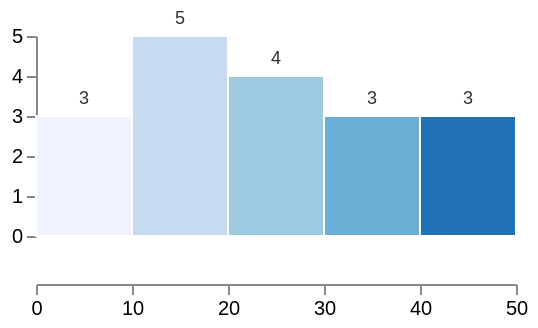

Vega-Lite specification for this chart:
### Vega specification from a JSON file in a GitHub repository (floating-point values rounded to 4 significant figures)
{"$schema": "https://vega.github.io/schema/vega/v6.json", "description": "The bin transform feeding a bin-ordinal colour scale: the bins the transform chose are the same numbers the scale cuts on, so the histogram's colours and its bars cannot disagree.", "width": 240, "height": 120, "padding": 5, "data": [{"name": "table", "values": [{"v": 3}, {"v": 7}, {"v": 8}, {"v": 12}, {"v": 14}, {"v": 15}, {"v": 16}, {"v": 19}, {"v": 22}, {"v": 23}, {"v": 24}, {"v": 28}, {"v": 31}, {"v": 33}, {"v": 38}, {"v": 41}, {"v": 44}, {"v": 47}]}, {"name": "binned", "source": "table", "transform": [{"type": "bin", "field": "v", "extent": [0, 50], "maxbins": 5}, {"type": "aggregate", "groupby": ["bin0", "bin1"], "ops": ["count"], "as": ["n"]}]}], "scales": [{"name": "x", "type": "linear", "domain": [0, 50], "range": "width"}, {"name": "y", "type": "linear", "domain": {"data": "binned", "field": "n"}, "range": [100, 0], "zero": true, "nice": true}, {"name": "shade", "type": "bin-ordinal", "domain": [0, 10, 20, 30, 40, 50], "range": ["#eff3ff", "#c6dbef", "#9ecae1", "#6baed6", "#2171b5"]}], "axes": [{"orient": "bottom", "scale": "x", "tickCount": 5, "offset": 4}, {"orient": "left", "scale": "y", "tickCount": 4}], "marks": [{"type": "rect", "from": {"data": "binned"}, "encode": {"enter": {"x": {"scale": "x", "field": "bin0"}, "x2": {"scale": "x", "field": "bin1"}, "y": {"scale": "y", "field": "n"}, "y2": {"scale": "y", "value": 0}, "fill": {"scale": "shade", "field": "bin0"}, "stroke": {"value": "#ffffff"}, "strokeWidth": {"value": 1}}}}, {"type": "text", "from": {"data": "binned"}, "encode": {"enter": {"x": {"signal": "(scale('x', datum.bin0) + scale('x', datum.bin1)) / 2"}, "y": {"signal": "scale('y', datum.n) - 4"}, "text": {"field": "n"}, "align": {"value": "center"}, "baseline": {"value": "bottom"}, "fontSize": {"value": 9}, "fill": {"value": "#333333"}}}}]}
